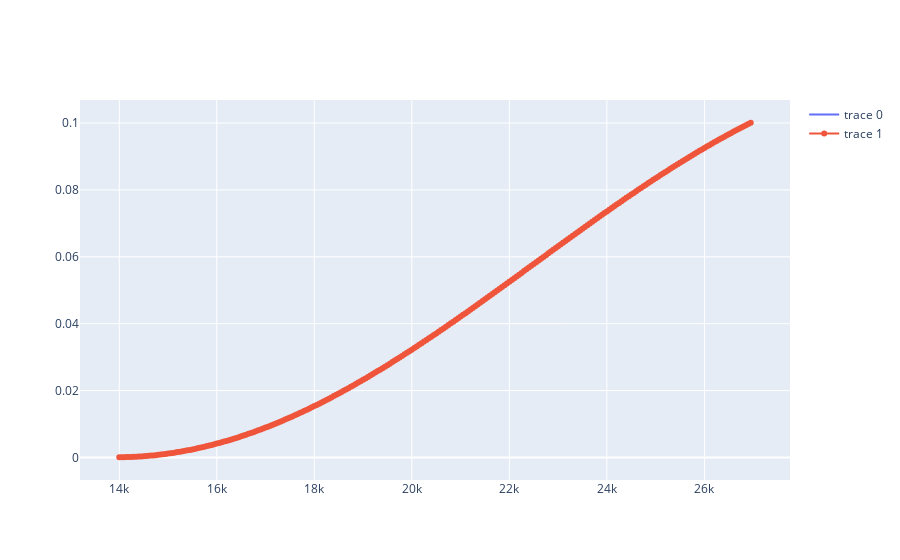

Notebook cell for this chart:
### Markdown cell above
# Load Calibration

### Code cell
from scipy.optimize import curve_fit

calib_File = 'probePowerCalibration_new.dat'
calib_data = np.loadtxt(calib_File)

def MalusLaw(x, A, T, x0, off):
    return A*np.cos(2*np.pi*(x-x0)/T+np.pi/2)**2+off

def getIntensityPos(y, A, T, x0, off):
    return (T*np.arcsin(np.sqrt((y-off)/A)))/(2*np.pi)+x0

popt, pcov = curve_fit(MalusLaw, calib_data[:,0], calib_data[:,1], p0= [ np.max(calib_data[:,1]),  2*(calib_data[-1,0]-calib_data[0,0]), (calib_data[-1,0]+calib_data[0,0])/2,  0]) 
print(popt)

fig = go.Figure()

fig.add_trace(go.Scatter(x=calib_data[:,0], y=calib_data[:,1], mode='lines'))
fig.add_trace(go.Scatter(x=calib_data[:,0], y=MalusLaw(calib_data[:,0], *popt), mode='lines+markers'))

fig.show()

def setPower(power):
    power = power/1000 # z mW -> W 
    pos = getIntensityPos(power,*popt)
    #pos = find_power(power, fnc, 23000,69000)
    writeRot(int(pos))
    time.sleep(0.1)

### Figure 1 — Plotly figure (JSON) as saved in the notebook; plotly's stock layout.template omitted (floating-point values rounded to 4 significant figures; data arrays with more than 128 entries replaced by an {"elided": "..."} marker saying what was removed)
{"data": [{"mode": "lines", "type": "scatter", "x": {"elided": "260 int values"}, "y": {"elided": "260 float values"}}, {"mode": "lines+markers", "type": "scatter", "x": {"elided": "260 int values"}, "y": {"elided": "260 float values"}}], "layout": {}}
